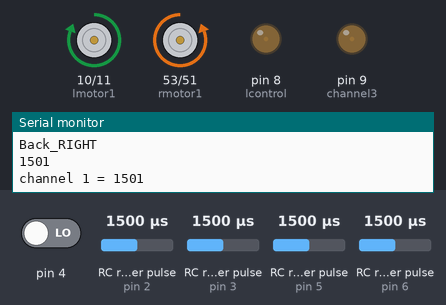
The sketch below on a simulated Arduino Mega 2560, built with avr-gcc and run on an emulated ATmega2560. Parts: motor-driver pin pairs drawn as motors (green arrow = first pin HIGH = forward, orange = second pin HIGH = backward, longer = more drive), output pins drawn as LEDs (lit = HIGH), the last lines printed to the serial monitor. Wiring (inferred from the names in the program): 4 × RC receiver channel: data pin 2 / data pin 3 / data pin 5 / data pin 6. The inputs (shaded band) are chosen by the test bench; at power-on: RC receiver pulse (sensors on pin 2, pin 6, pin 3, pin 5) 1500 µs, pin 4 LOW.

Above: at 1.2 s.
1.3 s: RC receiver pulse (sensor on pin 2) set to 1020 µs
At 2.4 s:
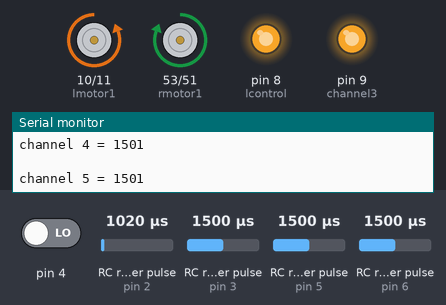
3.0 s: RC receiver pulse (sensor on pin 2) set to 1250 µs
At 3.6 s:
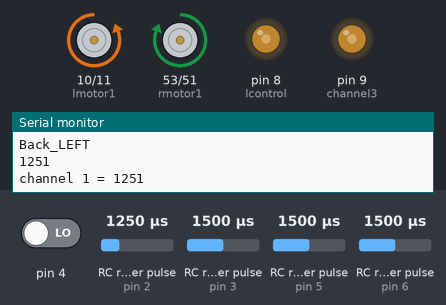
4.6 s: RC receiver pulse (sensor on pin 2) set to 1750 µs
At 5.9 s:
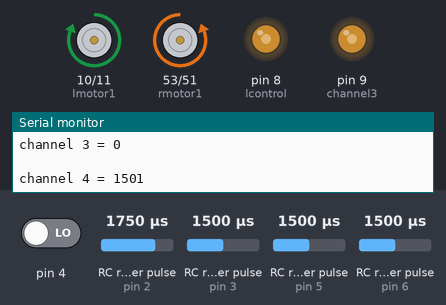
6.2 s: RC receiver pulse (sensor on pin 2) set to 1490 µs
At 7.2 s:
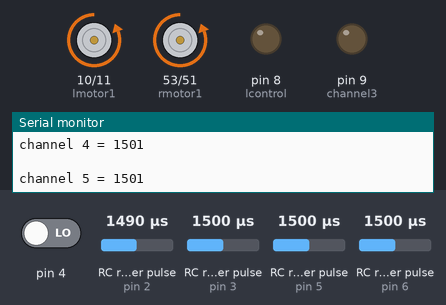
7.8 s: RC receiver pulse (sensor on pin 6) set to 1115 µs
10.8 s: RC receiver pulse (sensor on pin 6) set to 1083 µs
At 12.1 s:
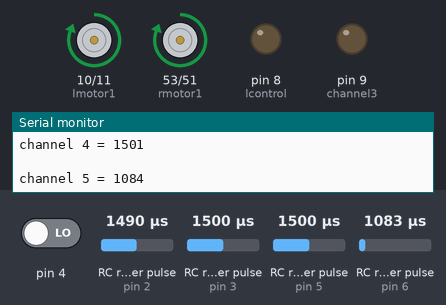
Timing chart, 0 to 13.5 s (numbered marks = the images above; inputs shaded):
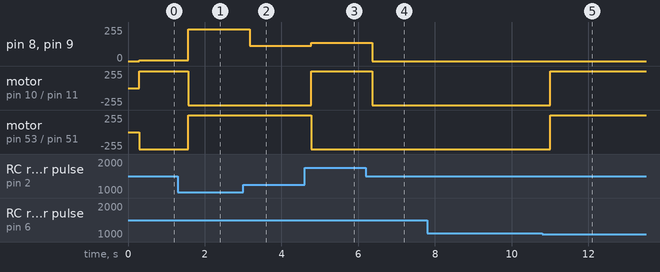

The sketch:

Car_Control.ino
``````````````````cpp
int vchannel1 =0;   //default signal value
int vchannel2 =0;
int vchannel3=0;
int vchannel4=0;
int vchannel5=0;
int vchannel6=0;

float lvelocity=0;    //left motor velocity
float rvelocity=0;    //right motor velocity

#define channel1 2    //channl 1 connect to PWM pin 2
#define channel2 3    //channl 2 connect to PWM pin 3
#define channel3 9    //channl 3 connect to PWM pin 4
#define channel4 5    //channl 4 connect to PWM pin 5
#define channel5 6    //channl 5 connect to PWM pin 6
#define channel6 7

#define lmotor1 10    //leftmotor direction pin
#define lmotor2 11
#define lcontrol 8    //leftmotor speed controlling pin

#define rmotor1 53    //rightmotor direction pin
#define rmotor2 51
#define rcontrol 9    //rightmotor speed controlling pin

void setup()

{

    pinMode(channel1, INPUT);
    pinMode(channel2, INPUT);
    pinMode(channel3, INPUT);
    pinMode(channel4, INPUT);
    pinMode(channel5, INPUT);
    pinMode(channel6, INPUT);

    pinMode(lmotor1, OUTPUT);
    pinMode(lmotor2, OUTPUT);
    pinMode(rmotor1, OUTPUT);
    pinMode(rmotor2, OUTPUT);
    pinMode(lcontrol, OUTPUT);
    pinMode(rcontrol, OUTPUT);

    Serial.begin(9600);


}

void loop()

{

    vchannel1=pulseIn(2,HIGH,20000);    //Decoding RF signal
    vchannel2=pulseIn(3,HIGH,50000);
    vchannel3=pulseIn(4,HIGH,50000);
    vchannel4=pulseIn(5,HIGH,25000);
    vchannel5=pulseIn(6,HIGH,50000);
    //vchannel6=pulseIn(7,HIGH,25000);

     Serial.println(vchannel1);

Serial.print("channel 1 = ");   //active to callibrate                                                                                                                 ````````````````` `
Serial.println(vchannel1);
Serial.println(" ");

Serial.print("channel 2 = ");
Serial.println(vchannel2);
Serial.println(" ");

Serial.print("channel 3 = ");
Serial.println(vchannel3);
Serial.println(" ");

Serial.print("channel 4 = ");
Serial.println(vchannel4);
Serial.println(" ");


Serial.print("channel 5 = ");
Serial.println(vchannel5);
Serial.println(" ");

Serial.print("channel 6 = ");
Serial.println(vchannel6);
Serial.println(" ");


    if(vchannel5<1100)    //Forward direction checking
        {

            if(vchannel1>1500)  //Right direction checking

                {
                    lvelocity = (vchannel1-1490)*.53;   //velocity algorithm
                    if(lvelocity>252) lvelocity =255;

                    digitalWrite(lmotor1, HIGH);    //move the bot right
                    digitalWrite(lmotor2, LOW);
                    analogWrite(lcontrol, lvelocity);

                    digitalWrite(rmotor1, LOW);
                    digitalWrite(rmotor2, HIGH);
                    analogWrite(rcontrol, lvelocity);

                    Serial.println("Front_RIGHT ");


                }

            if ((vchannel1>970) && (vchannel1<1450))   //left direction checking
                {
                    lvelocity=(1470-vchannel1)*.532;    //velocity algorithm
                    if(lvelocity>250) lvelocity =255;

                    digitalWrite(lmotor1, LOW);   //move the bot left
                    digitalWrite(lmotor2, HIGH);
                    analogWrite(lcontrol, lvelocity);

                    digitalWrite(rmotor1, HIGH);
                    digitalWrite(rmotor2, LOW);
                    analogWrite(rcontrol, lvelocity);

                    Serial.println("Front_LEFT ");

                }


            if(vchannel1>1450 && vchannel1<1500)    //straight forward checking

                {

                    rvelocity = (vchannel3-950)*.261;  //velocity algorithm
                    if(rvelocity>252) rvelocity =255;
                    if(rvelocity<60) rvelocity =0;

                    digitalWrite(lmotor1, HIGH);   //move the bot straight forward
                    digitalWrite(lmotor2, LOW);
                    analogWrite(lcontrol, rvelocity);

                    digitalWrite(rmotor1, HIGH);
                    digitalWrite(rmotor2, LOW);
                    analogWrite(rcontrol, rvelocity);

                    Serial.println("FORWARD ");
                }


        }


    if (vchannel5>1100)   //checking backward direction

        {

            if(vchannel1>1500)    //right direction checking

                {

                    lvelocity = (vchannel1-1490)*.53;   //velocity algorithm
                    if(lvelocity>252) lvelocity =255;

                    digitalWrite(lmotor1, HIGH);   //move bot right in back
                    digitalWrite(lmotor2, LOW);
                    analogWrite(lcontrol, lvelocity);

                    digitalWrite(rmotor1, LOW);
                    digitalWrite(rmotor2, HIGH);
                    analogWrite(rcontrol, lvelocity);

                    Serial.println("Back_RIGHT ");

              }

          if (vchannel1<1450 && vchannel1>400)   //left direction checking

             {

                    lvelocity=(1470-vchannel1)*.532;    //velocity algorithm
                    if(lvelocity>250) lvelocity =255;

                    digitalWrite(lmotor1,LOW);    //move the bot left in back
                    digitalWrite(lmotor2,HIGH);
                    analogWrite(lcontrol, lvelocity);

                    digitalWrite(rmotor1, HIGH);
                    digitalWrite(rmotor2, LOW);
                    analogWrite(rcontrol, lvelocity);

                    Serial.println("Back_LEFT ");

              }

          if(vchannel1>1450 && vchannel1<1500)    //straight back checking

             {

                    rvelocity = (vchannel3-950)*.261;   //velocity checking
                   if(rvelocity>252) rvelocity =255;
                   if(rvelocity<60) rvelocity =0;

                   digitalWrite(lmotor1, LOW);   //move the bot straight back
                   digitalWrite(lmotor2, HIGH);
                   analogWrite(lcontrol, rvelocity);

                   digitalWrite(rmotor1, LOW);
                   digitalWrite(rmotor2, HIGH);
                   analogWrite(rcontrol, rvelocity);

                   Serial.println("BACKWARD ");

             }
        }

}
``````````````````

Measured:
- the behaviour switches between 1099 and 1098 µs on RC receiver pulse (sensor on pin 6) (found by bisection; images 4 and 5)
- after the input at 1.3 s, pin 8 (lcontrol), pin 9 (channel3): 5/255 → 238/255 after 0.27 s; motor on pin 10 (lmotor1) / pin 11 (lmotor2): forward 255/255 → backward 255/255 after 0.27 s; motor on pin 53 (rmotor1) / pin 51 (rmotor2): backward 255/255 → forward 255/255 after 0.27 s
- after the input at 3.0 s, pin 8 (lcontrol), pin 9 (channel3): 238/255 → 116/255 after 0.17 s
- after the input at 4.6 s, pin 8 (lcontrol), pin 9 (channel3): 116/255 → 138/255 after 0.17 s; motor on pin 10 (lmotor1) / pin 11 (lmotor2): backward 255/255 → forward 255/255 after 0.17 s; motor on pin 53 (rmotor1) / pin 51 (rmotor2): forward 255/255 → backward 255/255 after 0.17 s
- after the input at 6.2 s, pin 8 (lcontrol), pin 9 (channel3): 138/255 → 0/255 after 0.17 s; motor on pin 10 (lmotor1) / pin 11 (lmotor2): forward 255/255 → backward 255/255 after 0.17 s
- after the input at 10.8 s, motor on pin 10 (lmotor1) / pin 11 (lmotor2), motor on pin 53 (rmotor1) / pin 51 (rmotor2): backward 255/255 → forward 255/255 after 0.21 s
